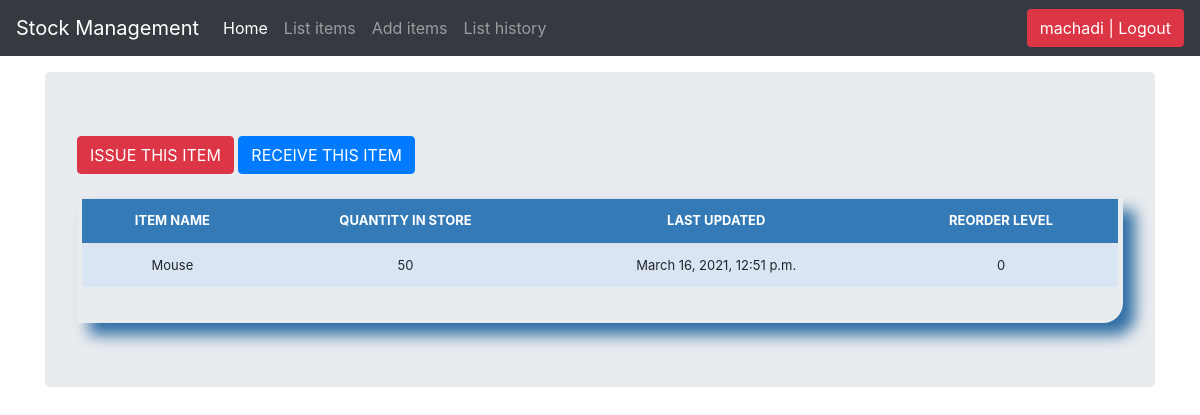
Screenshot of /stock_detail/5/ (signed in) with the database file from the repository.
### store/models.py (models this page shows, shortened)
class Stock(models.Model):
    category = models.ForeignKey(Category, on_delete=models.CASCADE, blank=True, null=True)
    item_name = models.CharField(max_length=50, blank=True, null=True)
    quantity = models.IntegerField(default='0', blank=True, null=True)
    receive_quantity = models.IntegerField(default='0', blank=True, null=True)
    receive_by = models.CharField(max_length=50, blank=True, null=True)
    issue_quantity = models.IntegerField(default='0', blank=True, null=True)
    issue_by = models.CharField(max_length=50, blank=True, null=True)
    issue_to = models.CharField(max_length=50, blank=True, null=True)
    phone_number = models.CharField(max_length=9, blank=True, null=True)
    created_by = models.CharField(max_length=50, blank=True, null=True)
    reorder_level = models.IntegerField(default='0', blank=True, null=True)
    date_created = models.DateTimeField(auto_now_add = True, auto_now=False)
    last_updated = models.DateTimeField(auto_now_add=False, auto_now=True)

### store/views.py (the view)
# urls.py: path('stock_detail/<str:pk>/', views.stock_detail, name='stock_detail'),
@login_required
def stock_detail(request, pk):
    queryset = Stock.objects.get(id=pk)
    context = {
        "queryset" : queryset,
    }
    return render(request, "store/stock_detail.html", context)

### store/templates/store/stock_detail.html (shortened to what this page needs)
{% load static %}
{% load crispy_forms_tags %}
<!DOCTYPE html>
<html lang="en">
<head>
    <link rel="stylesheet" href="{% static 'css/stylesheet.css' %}">
    <link rel="stylesheet" href="{% static 'css/bootstrap.min.css' %}">
    <link rel="stylesheet" href="{% static 'css/navbar-top-fixed.css' %}">
</head>
<body>
    {% include 'store/navbar.html' %}
    <main role="main" class="container">
        <div class="jumbotron">
            <a href="{% url 'store:issue_items' queryset.id %}"><div class="btn btn-danger">ISSUE THIS ITEM</div></a>
            <a href="{% url 'store:receive_items' queryset.id %}"><div class="btn btn-primary">RECEIVE THIS ITEM</div></a>
            <br><br>
            <div class="display_table">
                <table class="table">
                    <tr>
                        <th>ITEM NAME</th>
                        <th>QUANTITY IN STORE</th>
                        <th>LAST UPDATED</th>
                        <th>REORDER LEVEL</th>
                    </tr>
                    <tr>
                        <td>{{queryset.item_name}}</td>
                        <td>{{queryset.quantity}}</td>
                        <td>{{queryset.last_updated}}</td>
                        <td>{{queryset.reorder_level}}</td>
                    </tr>
                </table>
            </div>
        </div>
    </main>
</body>
</html>

### store/templates/store/navbar.html (shortened to what this page needs)
<nav class="navbar navbar-expand-md navbar-dark fixed-top bg-dark">
    <a href="/" class="navbar-brand">Stock Management</a>
    <div class="collapse navbar-collapse" id="navbarCollapse">
        <ul class="navbar-nav mr-auto">
            <li class="nav-item active">
                <a href="/" class="nav-link">Home <span class="sr-only">(current)</span></a>
            </li>
            {% if request.user.is_authenticated %}
            <li class="nav-item">
                <a href="/list_items" class="nav-link">List items</a>
            </li>
            <li class="nav-item">
                <a href="/add_items" class="nav-link">Add items</a>
            </li>
            <li class="nav-item">
                <a href="/list_history" class="nav-link">List history</a>
            </li>
            {% endif %}
        </ul>
        <ul class="navbar-nav">
            {% if request.user.is_authenticated %}
            <li><a href="/accounts/logout"><button class="btn btn-danger">{{ user }} | Logout</button></a></li>
            {% else %}
            <li><a href="/accounts/login">Login</a></li>
            {% endif %}
        </ul>
    </div>
</nav>

### store/static/css/stylesheet.css (style rules this page uses)
body { background-color: #34eb6b; }
.table { font-size:13px; text-align: center; width:95%; margin:auto; }
.table tr:nth-child(odd) { background-color: #B8CAE4; }
.table tr:nth-child(even) { background-color: #dae5f4; }
th { background-color: #337ab7; color: white; }
.display_table { border-bottom-right-radius: 20px; padding-left: 5px; padding-right: 5px; padding-bottom: 20px; box-shadow: 12px 12px 15px #2e6da4; }

### store/static/css/navbar-top-fixed.css (style rules this page uses)
body { min-height: 75rem; padding-top: 4.5rem; }

### rows the page displays
Stock: item_name "Mouse", quantity "50", last_updated "March 16, 2021, 12:51 p.m.", reorder_level "0"

### other values shown
{{ user }} "machadi"
